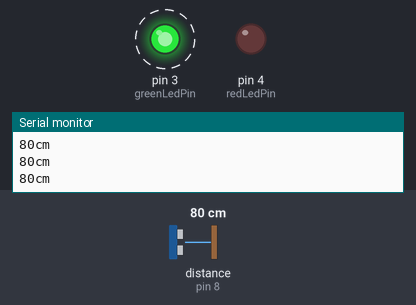
Recording of a sketch running on a simulated Arduino Uno, built with avr-gcc and run on an emulated ATmega328P. Shown: output pins drawn as LEDs (lit = HIGH), the last lines printed to the serial monitor. Wiring (inferred from the names in the program): ultrasonic range finder: trigger pin 7; echo pin 8. Dashed ring = blinking. The test bench sets the inputs (shaded band); at power-on: distance to the obstacle (sensor on pin 8) 80 cm. The echo pulse lasts 58.3 µs per cm; pins used as bus, display or sensor lines are not drawn.

Above: at 1.4 s.
1.5 s: distance to the obstacle (sensor on pin 8) set to 53 cm
4.7 s: distance to the obstacle (sensor on pin 8) set to 45 cm
At 5.03 s:
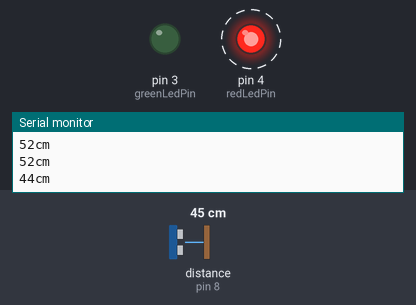
7.9 s: distance to the obstacle (sensor on pin 8) set to 60 cm
At 8.22 s:
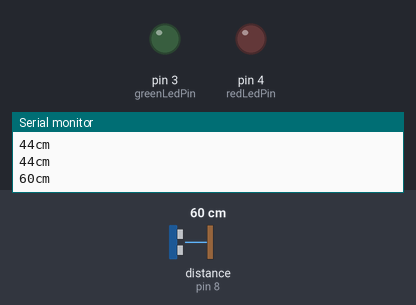
11.1 s: distance to the obstacle (sensor on pin 8) set to 35 cm
At 11.39 s:
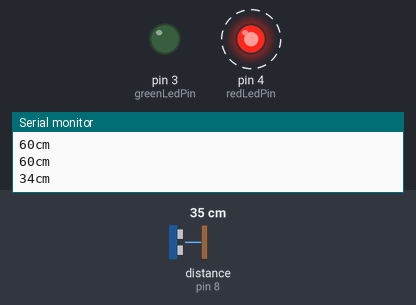
Timing chart, 0 to 15.3 s (numbered marks = the images above; inputs shaded):
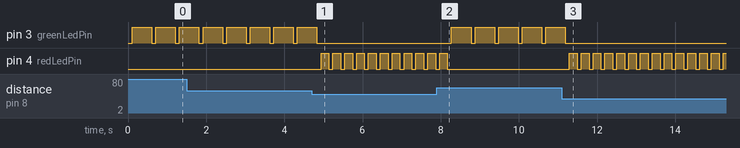

Measured:
- the behaviour switches between 51 and 50 cm on distance to the obstacle (sensor on pin 8) (found by bisection; images 0 and 1)
- after the input at 4.7 s, pin 3 (greenLedPin): goes on until 4.8 s, then stays LOW; pin 4 (redLedPin): alternates HIGH for 0.20 s and LOW for 0.10 s, starting after 0.24 s
- after the input at 7.9 s, pin 3 (greenLedPin): alternates HIGH for 0.50 s and LOW for 0.10 s, starting after 0.38 s; pin 4 (redLedPin): goes on until 8.2 s, then stays LOW
- after the input at 11.1 s, pin 3 (greenLedPin): goes on until 11.2 s, then stays LOW; pin 4 (redLedPin): alternates HIGH for 0.20 s and LOW for 0.10 s, starting after 0.20 s
- by itself, pin 3 (greenLedPin): alternates HIGH for 0.50 s and LOW for 0.10 s

The sketch:

sensor_light.ino
```cpp
#include <Servo.h>


Servo myservo2;
const int pingPin = 7;   // Trigger Pin of Ultrasonic Sensor
const int echoPin = 8;   // Echo Pin of Ultrasonic Sensor
const int redLedPin = 4;   // pin for red led
const int greenLedPin = 3;   // pin for green led


void setup()
{
  pinMode(redLedPin , OUTPUT);     //set redLedPin as output
  pinMode(greenLedPin , OUTPUT);    //set greenLedPin as output
  Serial.begin(9600); // Starting Serial Terminal


}

void loop()
{
  long duration, inches, safedistance;
  pinMode(pingPin, OUTPUT);
  digitalWrite(pingPin, LOW);
  delayMicroseconds(2);
  digitalWrite(pingPin, HIGH);
  delayMicroseconds(10);
  digitalWrite(pingPin, LOW);
  pinMode(echoPin, INPUT);
  duration = pulseIn(echoPin, HIGH);

  safedistance = microsecondsTosafedistance(duration);

  Serial.print(safedistance);
  Serial.print("cm");
  Serial.println();
  delay(100);

 // if the safedistancen is less than 30 red light will blink faster
  if (safedistance <= 30)
  {

    digitalWrite(greenLedPin, LOW);
    digitalWrite(redLedPin, HIGH);
    delay(100);
    digitalWrite(redLedPin, LOW);


  }

  //else if safedistance is less tha 50 cm and more than 30 cm it will make red light blink at steady rate
  //so that anyone on this area get some worning to coming in rstricted area
  else if (safedistance < 50 && safedistance > 30)
  {

    digitalWrite(greenLedPin, LOW);
    digitalWrite(redLedPin, HIGH);
    delay(200);
    digitalWrite(redLedPin, LOW);

  }

  //safedistance more than 50 cm give green light means no one is in restricted area.
  else
  {

    digitalWrite(redLedPin, LOW);
    digitalWrite(greenLedPin, HIGH);
    delay(500);
    digitalWrite(greenLedPin, LOW);
  }


}

long microsecondsTosafedistance(long microseconds) {
  return microseconds / 29 / 2;
}
```
